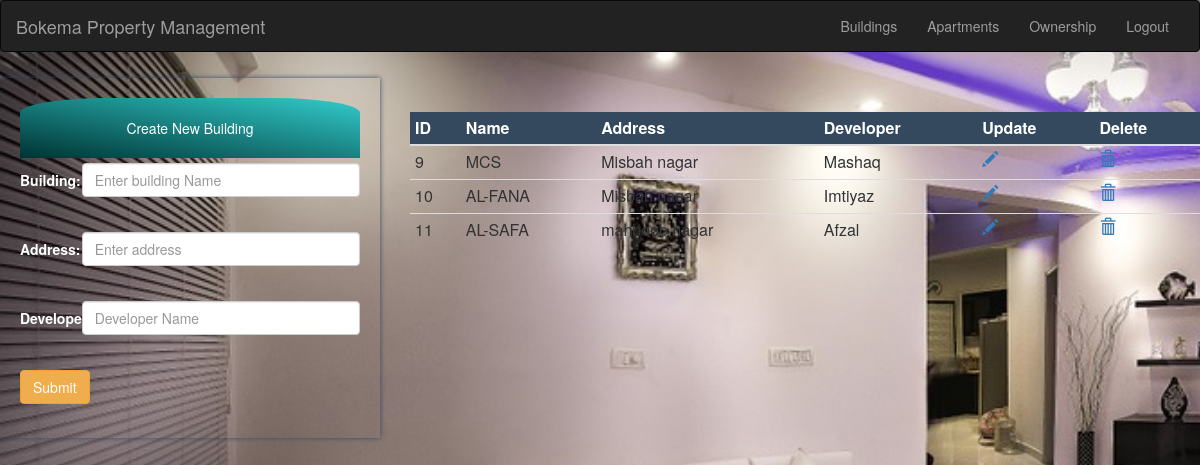
The app's page /building.php (signed in), older data.
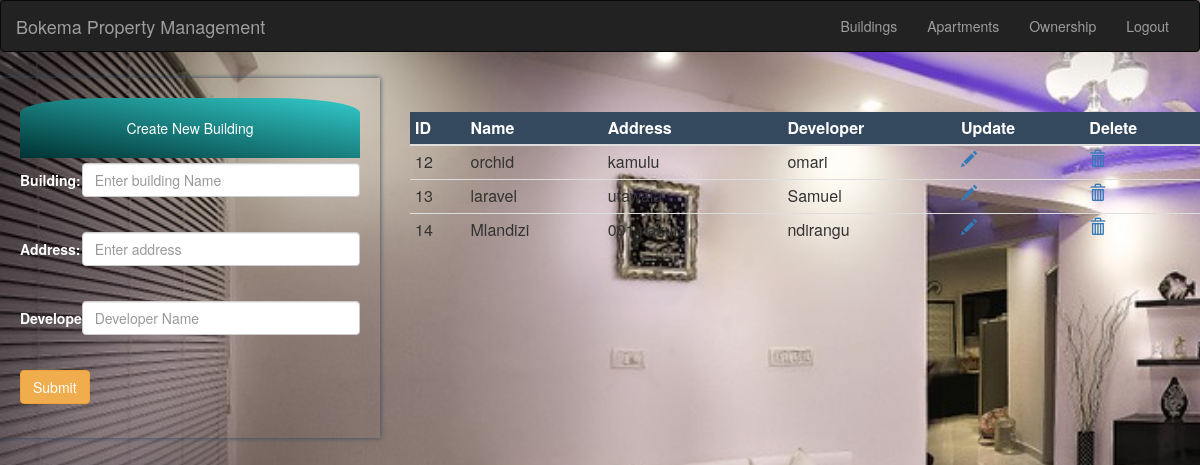
The same page, newer data.
### tables this page shows
CREATE TABLE `building` (
  `id` int(11) NOT NULL,
  `Name` varchar(200) NOT NULL,
  `Address` varchar(500) NOT NULL,
  `Developer` varchar(200) NOT NULL
);

### building.php (the view, shortened to what this page needs)
<?php
include 'conn.php';
$id = $name= $add= $dev = "";
?>
<html>
    <head>
  <link rel="stylesheet" href="https://maxcdn.bootstrapcdn.com/bootstrap/3.3.7/css/bootstrap.min.css">
</head>
    </head>
    <body style="background-image:url('img/5.jpg') ; background-size: cover; background-repeat: no-repeat;">
        <?php
        include 'anav.php';
        ?>
        <div class="row">
         <div class="col-md-4">
        <div style=" margin-top: 1.5%;box-shadow: 0px 0px 5px #34495e;padding:20px">
        <div style='text-align: center;padding:20px;background:  linear-gradient(To top right,#033,#3cc);color:white;border-radius: 25% 25% 0% 0%'>Create New Building</div>
        <form class="form-horizontal" action="building.php" method="post">
            <div class="form-group" style="margin-top: 5px">
    <span style="color:white"><label class="control-label col-sm-2"  for="building">Building:</label></span>
    <div class="col-sm-10" >
            <input type="text" class="form-control" name="bname" required placeholder="Enter building Name" value="<?php echo $name;?>"/><br>
    </div>
            </div>
            <div class="form-group" style="margin-top: 1px">
    <span style="color:white"><label class="control-label col-sm-2" for="building">Address:</label></span>
    <div class="col-sm-10" >
            <input type="text" class="form-control" required name="address" placeholder="Enter address" value="<?php echo $add;?>"/><br>
    </div>
            </div>
            <div class="form-group" style="margin-top: 1px">
    <span style="color:white"><label class="control-label col-sm-2" for="building">Developer:</label></span>
    <div class="col-sm-10" >
            <input type="text" class="form-control" name="developer" required placeholder="Developer Name" value="<?php echo $dev;?>"/><br>
    </div>
            </div>
            <button class="btn btn-warning" type="submit" name="submit" value="add">Submit</button>
        </form>
        </div>
        </div>
            <div class="col-md-8">
                <div>
        <table class="table table-hover table-condensed table-responsive"style="margin-top: 5%">
            <thead style="background: #34495e;color:white">
            <th>ID</th>
             <th>Name</th>
              <th>Address</th>
               <th>Developer</th>
               <th>Update</th>
               <th>Delete</th>
            </thead>
            <tbody>
                <?php
                $sql = "select * from building;";
                $result=mysqli_query($con,$sql);
                if($result){
                    while($row = $result->fetch_assoc()){
                ?>
                <tr>
                    <td><?php echo $row['id'];?></td>
                    <td><?php echo $row['Name'];?></td>
                    <td><?php echo $row['Address'];?></td>
                    <td><?php echo $row['Developer'];?></td>
                    <td><a href="building.php?update=1&id=<?php echo $row['id'];?>"><span class="glyphicon glyphicon-pencil"></span></a></td>
                    <td><a href="deleteBuilding.php?id=<?php echo $row['id'];?>"><span class="glyphicon glyphicon-trash"></span></a></td>
                </tr>
                <?php
                }
                }
                ?>
            </tbody>
        </table>
                    </div>
                </div>
        </div>
    </body>
</html>

Row changes from the older to the newer data that the page shows:
removed building: id "9", Name "MCS", Address "Misbah nagar", Developer "Mashaq"
removed building: id "10", Name "AL-FANA", Address "Misbah nagar", Developer "Imtiyaz"
removed building: id "11", Name "AL-SAFA", Address "mahboob nagar", Developer "Afzal"
added building: id "12", Name "orchid", Address "kamulu", Developer "omari"
added building: id "13", Name "laravel", Address "utawala", Developer "Samuel"
added building: id "14", Name "Mlandizi", Address "001 nakuru", Developer "ndirangu"
